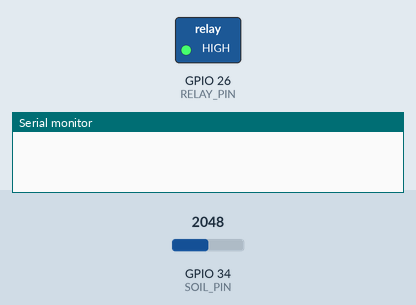
Bench run of a sketch on a simulated ESP32. Parts: switched loads named in the sketch (green lamp = pin HIGH), the last lines printed to the serial monitor. Inputs (shaded band) come from the test bench; at power-on: GPIO 34 (SOIL_PIN) = 2048. WiFi joins after 1.5 s; servers stay silent unless stated.

Above: at 3.0 s.
3.1 s: GPIO 34 (SOIL_PIN) set to 2585
9.3 s: GPIO 34 (SOIL_PIN) set to 2706
At 11.5 s:
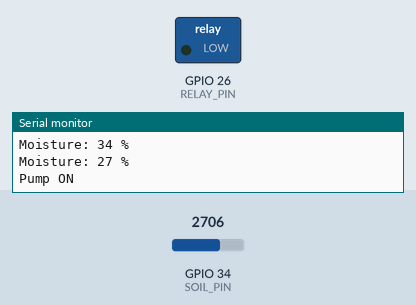
Timing chart, 0 to 13.0 s (numbered marks = the images above; inputs shaded):
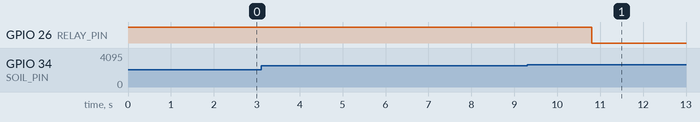

Measured:
- the behaviour switches between 2642 and 2643 on GPIO 34 (SOIL_PIN) (found by bisection; images 0 and 1)
- after the input at 9.3 s, GPIO 26 (RELAY_PIN): HIGH → LOW after 1.5 s

The sketch:

soil_moisture_detector.ino
```cpp
// =====================================================================
//  Soil Moisture Detector with Auto Irrigation
//  DRIEMS Polytechnic — Dept. of CSE | Semester 4 | Group 10
//  Academic Year: 2025-2026
//  Guide: Er. Subhashree Samantaray
// =====================================================================

#define BLYNK_TEMPLATE_ID   "YOUR_TEMPLATE_ID"       // ← Replace with your Blynk Template ID
#define BLYNK_TEMPLATE_NAME "Automatic plant watering system"
#define BLYNK_AUTH_TOKEN    "YOUR_BLYNK_AUTH_TOKEN"  // ← Replace with your Blynk Auth Token

#include <WiFi.h>
#include <BlynkSimpleEsp32.h>

// ---- WiFi Credentials ----
char ssid[] = "YOUR_WIFI_SSID";      // ← Replace with your WiFi SSID
char pass[] = "YOUR_WIFI_PASSWORD";  // ← Replace with your WiFi Password

// ---- Pin Definitions ----
#define SOIL_PIN   34   // Analog input pin for soil moisture sensor
#define RELAY_PIN  26   // Digital output pin for relay (controls water pump)

// ---- Sensor Calibration ----
// Adjust these values based on your specific soil moisture sensor readings:
//   dryValue  = analogRead() when sensor is in completely dry soil/air
//   wetValue  = analogRead() when sensor is in fully saturated (wet) soil
int dryValue = 3200;
int wetValue = 1400;

// ---- Irrigation Thresholds (in %) ----
int startWateringAt = 30;   // Pump turns ON when moisture drops below this %
int stopWateringAt  = 60;   // Pump turns OFF when moisture reaches this %

// ---- State Variables ----
BlynkTimer timer;
bool pumpState        = false;
bool notificationSent = false;   // Prevents repeated Blynk notifications

// =====================================================================
//  sendSoilMoisture()
//  Called every 3 seconds by the Blynk timer.
//  Reads the sensor, maps the value to a percentage, updates Blynk,
//  and controls the relay accordingly.
// =====================================================================
void sendSoilMoisture()
{
  int soilValue = analogRead(SOIL_PIN);

  // Map raw ADC value to 0–100% moisture
  int moisturePercent = map(soilValue, dryValue, wetValue, 0, 100);
  moisturePercent = constrain(moisturePercent, 0, 100);

  Serial.print("Moisture: ");
  Serial.print(moisturePercent);
  Serial.println(" %");

  // Send moisture value to Blynk virtual pin V0 (e.g., Gauge widget)
  Blynk.virtualWrite(V0, moisturePercent);

  // ---- Turn Pump ON (soil is dry) ----
  if (moisturePercent <= startWateringAt && !pumpState)
  {
    digitalWrite(RELAY_PIN, LOW);   // LOW activates relay (active-low module)
    pumpState = true;
    Serial.println("Pump ON");

    if (!notificationSent)
    {
      Blynk.logEvent("low_moisture", "Soil is dry! Watering started.");
      notificationSent = true;
    }
  }

  // ---- Turn Pump OFF (soil has reached target moisture) ----
  if (moisturePercent >= stopWateringAt && pumpState)
  {
    digitalWrite(RELAY_PIN, HIGH);  // HIGH deactivates relay
    pumpState = false;
    notificationSent = false;       // Reset for next dry cycle
    Serial.println("Pump OFF - Target moisture reached");
  }
}

// =====================================================================
//  setup()
// =====================================================================
void setup()
{
  Serial.begin(115200);

  pinMode(RELAY_PIN, OUTPUT);
  digitalWrite(RELAY_PIN, HIGH);  // Ensure pump is OFF on startup

  Blynk.begin(BLYNK_AUTH_TOKEN, ssid, pass);

  // Schedule sendSoilMoisture() to run every 3 seconds
  timer.setInterval(3000L, sendSoilMoisture);
}

// =====================================================================
//  loop()
// =====================================================================
void loop()
{
  Blynk.run();
  timer.run();
}
```
